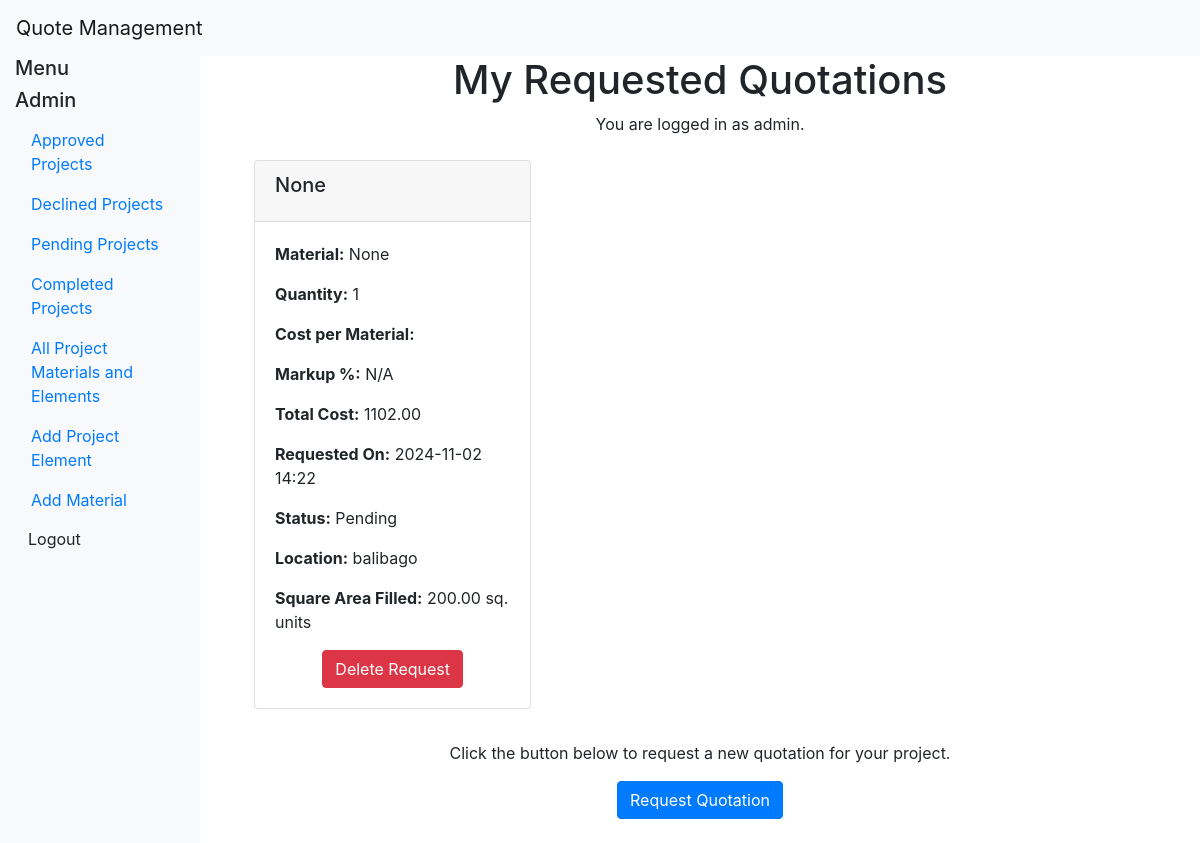
The app's page /projects/my-quotes/ (signed in) with its own data.
### projects/models.py (models this page shows, shortened)
class QuotationRequest(models.Model):
    STATUS_CHOICES = [
        ("Pending", "Pending"),
        ("Approved by Admin", "Approved by Admin"),
        ("Declined by Admin", "Declined by Admin"),
        ("Declined by User", "Declined by User"),
        ("Complete", "Complete"),
        ("Approved by User", "Approved by User"),
    ]
    project_element = models.ManyToManyField(ProjectElement)  # Many-to-Many relationship
    material = models.ManyToManyField(Material, blank=True)  # Many-to-Many relationship with Material
    user = models.ForeignKey(User, on_delete=models.CASCADE)
    created_at = models.DateTimeField(auto_now_add=True)
    status = models.CharField(max_length=20, choices=STATUS_CHOICES, default="Pending")  # Updated status field
    quantity = models.PositiveIntegerField(default=1)  # Quantity field
    area_size = models.DecimalField(max_digits=10, decimal_places=2, null=True, blank=True)  # Area size in sqm or sq ft
    location = models.CharField(max_length=255, null=True, blank=True)  # Location of the project

### projects/views.py (the view)
# urls.py: path('my-quotes/', views.list_of_my_quotes, name='homepage'),
@login_required
def list_of_my_quotes(request):
    user_quotes = QuotationRequest.objects.filter(user=request.user).prefetch_related('project_element', 'material')
    for quote in user_quotes:
        total_cost = 0  # Reset total cost for each quote
        materials_with_details = []  # List to hold material details for this quote
        for material in quote.material.all():  # Loop through each material for the quote
            material_cost = material.price * quote.quantity * (1 + (material.markup / 100))  # Calculate material cost with markup
            total_cost += material_cost  # Add to total cost
            materials_with_details.append({
                'name': material.name,
                'price': material.price,
                'markup': material.markup,
                'material_cost': material_cost,  # Add the computed cost for individual material
            })
        quote.total_cost = total_cost  # Store the computed total cost for the quote
        quote.material_details = materials_with_details  # Attach material details to the quote
    return render(request, 'homepage.html', {'user_quotes': user_quotes})

### templates/homepage.html (shortened to what this page needs)
{% extends 'base.html' %}
{% block content %}
<div class="container text-center">
    <h1>My Requested Quotations</h1>
    {% if user.is_authenticated %}
        <p class="message {% if user.is_superuser %}admin{% else %}user{% endif %}">
            {% if user.is_superuser %}
                You are logged in as admin.
            {% else %}
                You are logged in as {{ user.username }}.
            {% endif %}
        </p>
    {% else %}
        <p class="message not-logged-in">You are not logged in.</p>
    {% endif %}
</div>
<div class="container my-4">
    <div class="row">
        {% if user_quotes %}
            {% for quote in user_quotes %}
                <div class="col-md-4 mb-3">
                    <div class="card">
                        <div class="card-header">
                            <h5 class="card-title">{{ quote.project_element.name }}</h5>
                        </div>
                        <div class="card-body">
                            <p><strong>Material:</strong>
                                {% if quote.material %}
                                    {{ quote.material.name }}
                                {% else %}
                                    N/A
                                {% endif %}
                            </p>
                            <p><strong>Quantity:</strong> {{ quote.quantity }}</p>
                            <p><strong>Cost per Material:</strong>
                            </p>
                            <p><strong>Markup %:</strong>
                                {% if quote.material %}
                                    {% if quote.material.markup %}
                                        {{ quote.material.markup|floatformat:2 }}%
                                    {% else %}
                                        N/A
                                    {% endif %}
                                {% else %}
                                    N/A
                                {% endif %}
                            </p>
                            <p><strong>Total Cost:</strong>
                                {% if quote.material %}
                                    {{ quote.total_cost|floatformat:2 }}
                                {% else %}
                                    N/A
                                {% endif %}
                            </p>
                            <p><strong>Requested On:</strong> {{ quote.created_at|date:"Y-m-d H:i" }}</p>
                            <p><strong>Status:</strong> {{ quote.status }}</p>
                            <p><strong>Location:</strong> {{ quote.location }}</p>
                            <p><strong>Square Area Filled:</strong> {{ quote.area_size }} sq. units</p>
                            <div class="text-center mt-2">
                                <a href="{% url 'delete_quotation' quote.id %}" class="btn btn-danger" onclick="return confirm('Are you sure you want to delete this quotation request?');">Delete Request</a>
                            </div>
                        </div>
                    </div>
                </div>
            {% endfor %}
        {% else %}
            <p>You have not requested any quotations yet.</p>
        {% endif %}
    </div>
    <p class="card-text text-center mt-3">Click the button below to request a new quotation for your project.</p>
    <div class="text-center">
        <a href="{% url 'quotation_request' %}" class="btn btn-primary">Request Quotation</a>
    </div>
</div>
{% endblock %}

### templates/homepage.html (style rules this page uses)
.card { transition: transform 0.3s ease, box-shadow 0.3s ease; }

### records on screen
QuotationRequest: project_element.name "None", material.name "None", quantity "1", shows "N/A", total_cost "1102.00", created_at "2024-11-02 14:22", status "Pending", location "balibago", area_size "200.00"
